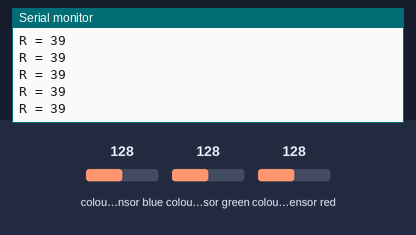
This sketch was run on a simulated Arduino Uno, built with avr-gcc and run on an emulated ATmega328P. Shown: the last lines printed to the serial monitor. Wiring (inferred from the names in the program): TCS3200 colour sensor: output pin 8; S2 pin 6; S3 pin 7; S0 pin 4; S1 pin 5. Inputs (shaded band) come from the test bench; at power-on: colour sensor red 128, colour sensor blue 128, colour sensor green 128.

Above: at 1.2 s.
1.3 s: colour sensor red set to 5
At 1.31 s:
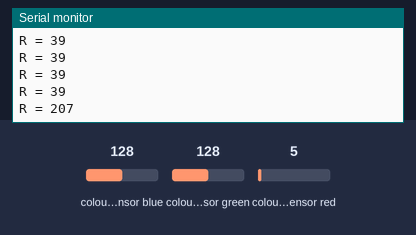
2.8 s: colour sensor red set to 64
At 2.82 s:
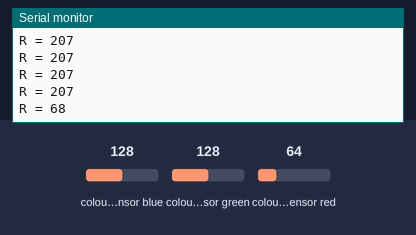
Timing chart, 0 to 5.8 s (numbered marks = the images above; inputs shaded):
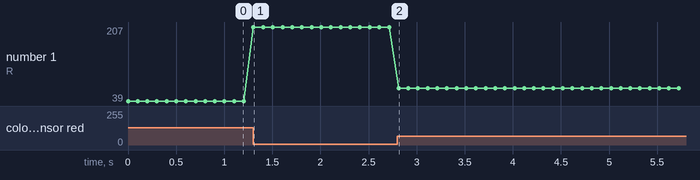

Measured:
- after the input at 1.3 s, the serial monitor: prints a new line at once (image 1)
- after the input at 2.8 s, the serial monitor: prints a new line at once (image 2)
- plotted number 1: 39 → 207 after the input at 1.3 s, 207 → 68 after the input at 2.8 s

The sketch:

ColorSensor.ino
```cpp
/* Define values for pins
   "s" pins work in 2's, 2^n,
   so you can have a combination of High and low*/
#define s0 4
#define s1 5
#define s2 6
#define s3 7
#define sensorOut 8

/* Variables to store the detected frequency*/
int redFreq = 0;
int greenFreq = 0;
int blueFreq = 0;

void setup() {

  //Used to set scaling value
  pinMode(s0, OUTPUT);
  pinMode(s1, OUTPUT);

  //Used for setting diodes to detect specific colors
  pinMode(s2, OUTPUT);
  pinMode(s3, OUTPUT);

  //input frequency, this is the pin that actually detects the color
  pinMode(sensorOut, INPUT);

  // High Low sets frequency scaling to 20% (it depends on what board you use that determines what scale val is best)
  digitalWrite(s0,HIGH);
  digitalWrite(s1,LOW);

   // Begins serial communication
  Serial.begin(9600);
}

void loop() {
  // Combination of Low and Low sets the diodes to detect RED only
  digitalWrite(s2,LOW);
  digitalWrite(s3,LOW);

  // Store the frequency detected in a variable
  redFreq = pulseIn(sensorOut, LOW);

   // Printing the RED (R) value to serial window
  Serial.print("R = ");
  Serial.println(redFreq);
  delay(100);


  /* When holding color sensor over desired color, youll get a range, not an exact value,
     so you place the lowest and highest values seen while holding the color sensor over the specific color,
     i.e, this example lowest for red button was 75 and highest was 100*/
  if (redFreq > 75 && redFreq < 100)
  {
    //print to serial window for this example but can change this to do whatever
    Serial.println("Red Detected");
    delay(100);
  }
}
```
